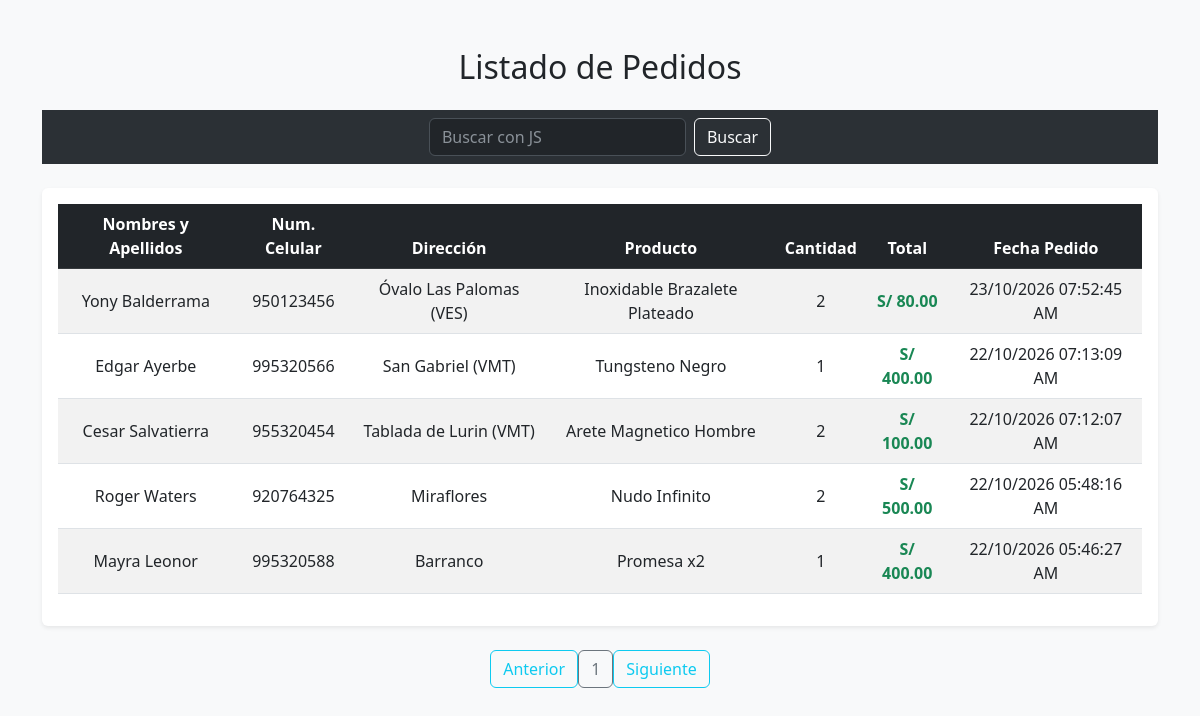
/pedido.php, run on the app's committed database.
### tables this page shows
CREATE TABLE `pedidos` (
  `id` int(11) NOT NULL,
  `cliente_nombre` varchar(100) NOT NULL,
  `cliente_email` varchar(100) NOT NULL,
  `cliente_celular` varchar(9) NOT NULL,
  `cliente_direccion` varchar(50) NOT NULL,
  `id_producto` int(11) NOT NULL,
  `cantidad` int(11) NOT NULL,
  `total` decimal(10,2) NOT NULL,
  `fecha_pedido` timestamp NOT NULL DEFAULT current_timestamp()
);

CREATE TABLE `articulo` (
  `codigo` int(11) NOT NULL,
  `foto` text NOT NULL,
  `nombre` varchar(50) NOT NULL,
  `categoria` varchar(20) NOT NULL,
  `tipo` varchar(20) NOT NULL,
  `stock` int(11) NOT NULL,
  `precio` decimal(10,2) NOT NULL,
  `visible` tinyint(1) NOT NULL DEFAULT 1
);

### pedido.php (the view, shortened to what this page needs)
<?php
include "conexion.php";
$sql = "SELECT
            ar.nombre AS producto,
            pe.cliente_nombre,
            pe.cliente_celular,
            pe.cliente_direccion,
            pe.cantidad,
            pe.total,
            pe.fecha_pedido
        FROM pedidos pe
        INNER JOIN articulo ar ON pe.id_producto = ar.codigo
        ORDER BY pe.fecha_pedido DESC";
$resultado = $cnx->query($sql);
?>
<!DOCTYPE html>
<html lang="es">
<head>
    <link href="https://cdn.jsdelivr.net/npm/bootstrap@5.3.0/dist/css/bootstrap.min.css" rel="stylesheet">
</head>
<body class="bg-light">
<div class="container my-5">
    <h2 class="mb-4 text-center">Listado de Pedidos</h2>
    <nav class="navbar bg-body-tertiary" data-bs-theme="dark">
        <div class="container-fluid justify-content-center">
          <form class="d-flex" role="search" method="POST">
            <input name="buscador" placeholder="Buscar con JS" id="codigo" class="form-control me-2 light-table-filter" type="search" aria-label="Search" data-table="table_id">
            <button name="buscador" class="btn btn-outline-light" type="submit">Buscar</button>
          </form>
        </div>
    </nav><br>
    <div class="table-responsive shadow-sm bg-white p-3 rounded">
        <table class="table table-striped table-hover align-middle table_id" id="tblDatos">
            <thead class="table-dark">
                <tr>
                    <th class="text-center">Nombres y Apellidos</th>
                    <th class="text-center">Num. Celular</th>
                    <th class="text-center">Dirección</th>
                    <th class="text-center">Producto</th>
                    <th class="text-center">Cantidad</th>
                    <th class="text-center">Total</th>
                    <th class="text-center">Fecha Pedido</th>
                </tr>
            </thead>
            <tbody>
                <?php if ($resultado && $resultado->num_rows > 0): ?>
                    <?php while ($row = $resultado->fetch_assoc()): ?>
                        <tr>
                            <td class="text-center"><?php echo htmlspecialchars($row['cliente_nombre']); ?></td>
                            <td class="text-center"><?php echo htmlspecialchars($row['cliente_celular']); ?></td>
                            <td class="text-center"><?php echo htmlspecialchars($row['cliente_direccion']); ?></td>
                            <td class="text-center"><?php echo htmlspecialchars($row['producto']); ?></td>
                            <td class="text-center"><?php echo $row['cantidad']; ?></td>
                            <td class="text-center fw-bold text-success">S/ <?php echo number_format($row['total'], 2); ?></td>
                            <td class="text-center"><?php echo date('d/m/Y h:i:s A', strtotime($row['fecha_pedido'])); ?></td>
                        </tr>
                    <?php endwhile; ?>
                <?php else: ?>
                    <tr>
                        <td colspan="8" class="text-center text-muted">No hay pedidos registrados.</td>
                    </tr>
                <?php endif; ?>
            </tbody>
        </table>
    </div><br>
    <div id="paginador" class="pagination justify-content-center"></div>
</div>
</body>
</html>

### data on the page
pedidos: cliente_nombre "Yony Balderrama", cliente_celular "950123456", cliente_direccion "Óvalo Las Palomas (VES)", id_producto.nombre "Inoxidable Brazalete Plateado", cantidad "2", total "80.00", fecha_pedido "23/10/2026 07:52:45 AM"
pedidos: cliente_nombre "Edgar Ayerbe", cliente_celular "995320566", cliente_direccion "San Gabriel (VMT)", id_producto.nombre "Tungsteno Negro", cantidad "1", total "400.00", fecha_pedido "22/10/2026 07:13:09 AM"
pedidos: cliente_nombre "Cesar Salvatierra", cliente_celular "955320454", cliente_direccion "Tablada de Lurin (VMT)", id_producto.nombre "Arete Magnetico Hombre", cantidad "2", total "100.00", fecha_pedido "22/10/2026 07:12:07 AM"
pedidos: cliente_nombre "Roger Waters", cliente_celular "920764325", cliente_direccion "Miraflores", id_producto.nombre "Nudo Infinito", cantidad "2", total "500.00", fecha_pedido "22/10/2026 05:48:16 AM"
pedidos: cliente_nombre "Mayra Leonor", cliente_celular "995320588", cliente_direccion "Barranco", id_producto.nombre "Promesa x2", cantidad "1", total "400.00", fecha_pedido "22/10/2026 05:46:27 AM"
